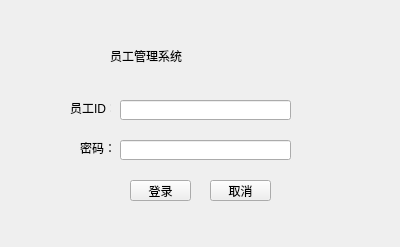
<?xml version="1.0" encoding="UTF-8"?>
<ui version="4.0">
 <class>login</class>
 <widget class="QWidget" name="login">
  <property name="geometry">
   <rect>
    <x>0</x>
    <y>0</y>
    <width>400</width>
    <height>247</height>
   </rect>
  </property>
  <property name="windowTitle">
   <string>Form</string>
  </property>
  <widget class="QLabel" name="label_3">
   <property name="geometry">
    <rect>
     <x>80</x>
     <y>140</y>
     <width>31</width>
     <height>16</height>
    </rect>
   </property>
   <property name="text">
    <string>密码：</string>
   </property>
  </widget>
  <widget class="QLineEdit" name="line_password">
   <property name="geometry">
    <rect>
     <x>120</x>
     <y>140</y>
     <width>171</width>
     <height>20</height>
    </rect>
   </property>
   <property name="text">
    <string/>
   </property>
  </widget>
  <widget class="QPushButton" name="log">
   <property name="geometry">
    <rect>
     <x>130</x>
     <y>180</y>
     <width>61</width>
     <height>21</height>
    </rect>
   </property>
   <property name="text">
    <string>登录</string>
   </property>
  </widget>
  <widget class="QLabel" name="label_1">
   <property name="geometry">
    <rect>
     <x>70</x>
     <y>100</y>
     <width>41</width>
     <height>16</height>
    </rect>
   </property>
   <property name="text">
    <string>员工ID：</string>
   </property>
  </widget>
  <widget class="QPushButton" name="cancel">
   <property name="geometry">
    <rect>
     <x>210</x>
     <y>180</y>
     <width>61</width>
     <height>21</height>
    </rect>
   </property>
   <property name="text">
    <string>取消</string>
   </property>
  </widget>
  <widget class="QLineEdit" name="lineID">
   <property name="geometry">
    <rect>
     <x>120</x>
     <y>100</y>
     <width>171</width>
     <height>20</height>
    </rect>
   </property>
   <property name="text">
    <string/>
   </property>
  </widget>
  <widget class="QLabel" name="label_2">
   <property name="geometry">
    <rect>
     <x>110</x>
     <y>40</y>
     <width>171</width>
     <height>31</height>
    </rect>
   </property>
   <property name="styleSheet">
    <string notr="true">font: 20pt &quot;仿宋&quot;;</string>
   </property>
   <property name="text">
    <string>员工管理系统</string>
   </property>
  </widget>
  <widget class="QLabel" name="label">
   <property name="geometry">
    <rect>
     <x>60</x>
     <y>110</y>
     <width>54</width>
     <height>12</height>
    </rect>
   </property>
   <property name="text">
    <string/>
   </property>
  </widget>
 </widget>
 <resources/>
 <connections/>
</ui>
